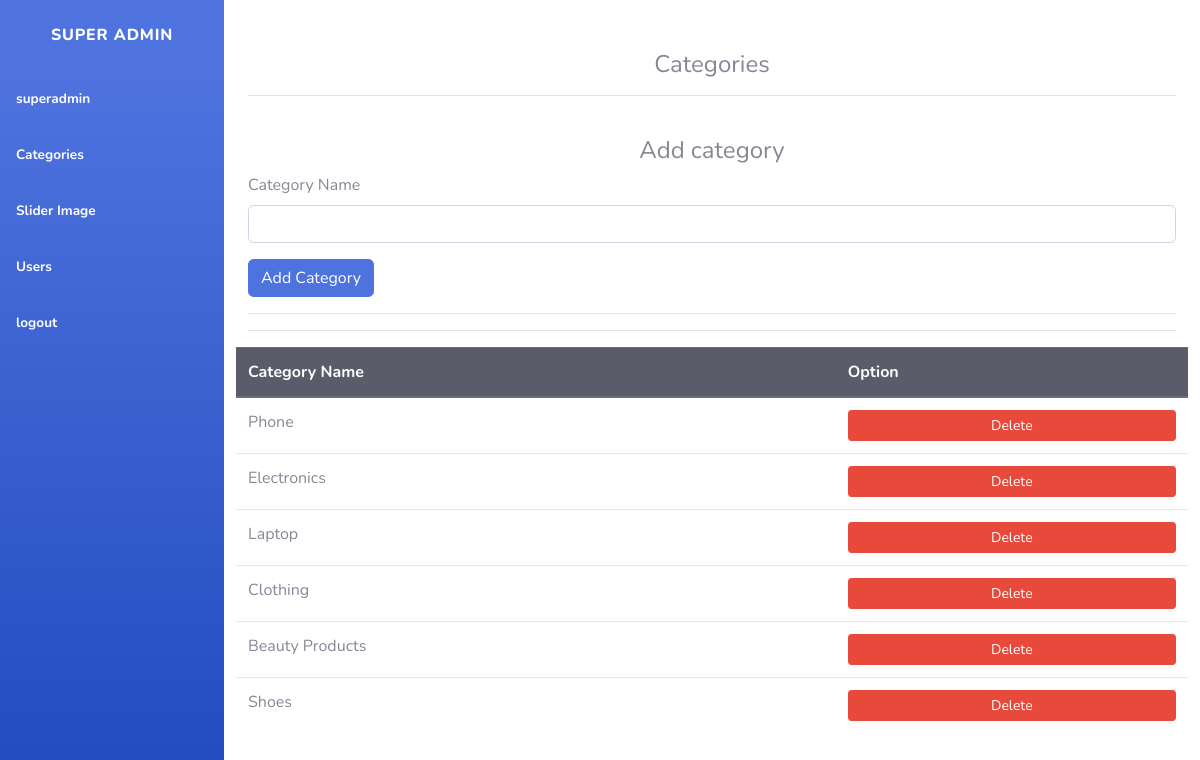
/categories.php?alert=inserted (signed in), run on the app's committed database.
### tables this page shows
CREATE TABLE `superadminuser` (
  `id` int(11) NOT NULL,
  `username` varchar(255) NOT NULL,
  `password` varchar(255) NOT NULL
);

CREATE TABLE `category` (
  `id` int(11) NOT NULL,
  `category` varchar(255) NOT NULL
);

### categories.php (the view, shortened to what this page needs)
<?php session_start();
if(isset($_SESSION['superadminid'])){
include'config.php';
$uid = $_SESSION['superadminid'];
$sql = "SELECT * FROM superadminuser where id='$uid'";
$record = mysqli_query($conn,$sql);
$row = mysqli_fetch_array($record);
$sqlcategory = "SELECT * FROM category ";
$recordcategory = mysqli_query($conn,$sqlcategory);
?>
<!DOCTYPE html>
<html lang="en">
<head>
    <link href="admin/vendor/fontawesome-free/css/all.min.css" rel="stylesheet" type="text/css">
    <link href="admin/css/sb-admin-2.min.css" rel="stylesheet">
</head>
<body id="page-top">
    <div id="wrapper">
        <ul class="navbar-nav bg-gradient-primary sidebar sidebar-dark accordion" id="accordionSidebar">
            <a class="sidebar-brand d-flex align-items-center justify-content-center" href="superadmindashboard.php">
                <div class="sidebar-brand-text mx-3">Super Admin<sup></sup></div>
            </a>
            <li class="nav-item active">
                <a class="nav-link" href="superadmindashboard.php">
                    <span><?php
                    echo $row['username'];
                    ?></span></a>
            </li>
            <li class="nav-item active">
                <a class="nav-link" href="categories.php">
                    <span>Categories</span></a>
            </li>
            <li class="nav-item active">
                <a class="nav-link" href="slider.php">
                    <span>Slider Image</span></a>
            </li>
            <li class="nav-item active">
                <a class="nav-link" href="users.php">
                    <span>Users</span></a>
            </li>
            <li class="nav-item active">
                <a class="nav-link" href="logoutsuperadmin.php?lid=<?php echo $row['id'];?>">
                    <span>logout</span></a>
            </li>
        </ul>
            <div class="container">
                            <div class="row">
                                <div class="col-lg-12" style="text-align: center;">
                                    <h4 style="margin-top:50px;">Categories</h4>
                                    <hr>
                                    <br>
                                </div>
                            </div>
                            <div class="row">
                                <div class="col-lg-12">
                                    <h4><center>Add category</center></h4>
                                    <form method="POST" action="addcategory.php">
                                      <div class="form-group">
                                        <label for="exampleInputEmail1">Category Name</label>
                                        <input type="text" class="form-control" id="exampleInputEmail1" aria-describedby="emailHelp" name="category" required>
                                      </div>
                                      <button type="submit" class="btn btn-primary" name="add">Add Category</button>
                                    </form>
                                </div>
                            </div>
                            <hr>
                            <hr>
                            <div class="row">
                                <table class="table">
                                  <thead class="thead-dark">
                                    <tr>
                                      <th scope="col">Category Name</th>
                                      <th scope="col">Option</th>
                                    </tr>
                                  </thead>
                                  <tbody>
                                    <?php while($rowcategory=mysqli_fetch_array($recordcategory)){
                                        $delcategory=$rowcategory['id'];
                                        ?>
                                        <tr>
                                       <td>
                                        <div style="">
                                            <?php echo $rowcategory['category'] ; ?>
                                        </div></td>
                                        <td>
                                        <div style="">
                                            <?php echo"<a href='deletecategory.php?id=$delcategory'>"."<div class='btn btn-danger btn-sm btn-block'>Delete</div>"."</a>"; ?>
                                        </div></td>
                                    </tr>
                                    <?php } ?>
                                            </tbody>
                                        </table>
                            </div>
            </div>
</body>
</html>
<?php }else{header('Location:superadmin.php?alert=login_first');
    }?>

### data on the page
superadminuser: username "superadmin"
category: category "Phone"
category: category "Electronics"
category: category "Laptop"
category: category "Clothing"
category: category "Beauty Products"
category: category "Shoes"
